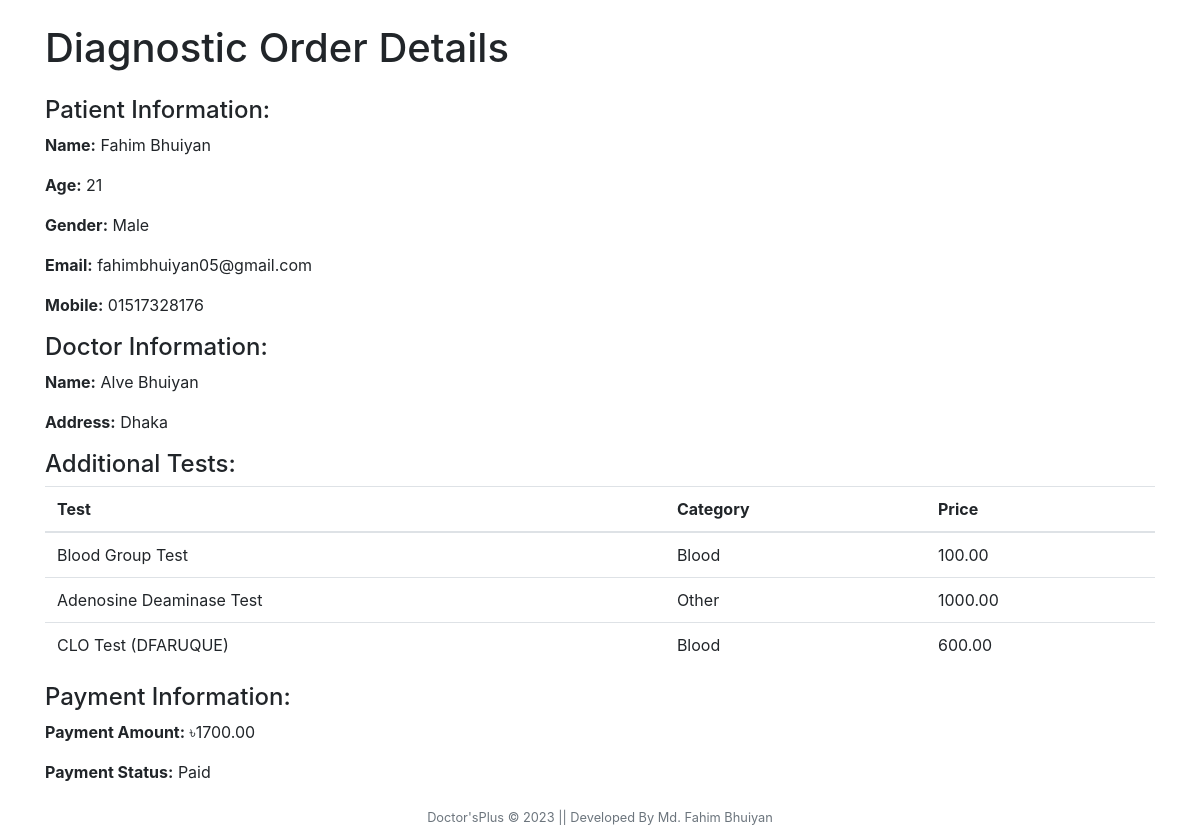
The app's page /patient/18/ with its own data.
### patient/models.py (models this page shows, shortened)
class DiagnosticOrder(models.Model):
    GENDER_CHOICES = (
        ('Male', 'Male'),
        ('Female', 'Female'),
        ('Other', 'Other'),
    )
    patient = models.ForeignKey(User, on_delete=models.CASCADE)
    patient_name = models.CharField(max_length=20, null=True)
    patient_age = models.IntegerField(null=True)
    patient_mobile = models.CharField(max_length=20, null=True)
    patient_email = models.EmailField(null=True)
    patient_gender = models.CharField(max_length=6, choices=GENDER_CHOICES, null=True)
    doctor = models.ForeignKey(Doctor, on_delete=models.CASCADE)
    Address = models.CharField(max_length=250)
    additional_tests = models.ManyToManyField(Diagnostic, related_name='additional_orders')
    payment_amount = models.DecimalField(max_digits=8, decimal_places=2)
    payment_status = models.BooleanField(default=True)

### doctor/models.py (models this page shows, shortened)
class Doctor(models.Model):
    user = models.OneToOneField(User, on_delete=models.CASCADE)
    bmdc = models.CharField(max_length=10, null=False, unique=True, default='')
    address = models.CharField(max_length=40, default='')
    mobile = models.CharField(
        max_length=20, null=False, unique=True, default='')
    date_of_birth = models.DateField(null=True, blank=True)
    specialist = models.CharField(max_length=40, default='')
    experience = models.CharField(max_length=2, default='')
    hospital = models.CharField(max_length=40, null=True, blank=True)
    consultation_fee = models.CharField(max_length=40, default='')
    bio = models.CharField(max_length=200, default='')
    gender_choices = (
        ('Male', 'Male'),
        ('Female', 'Female'),
        ('Other', 'Other'),
    )
    gender = models.CharField(
        max_length=6, choices=gender_choices, null=True, blank=True)
    def __str__(self):
        return self.user.first_name + " "+self.user.last_name

### adminView/models.py (models this page shows, shortened)
class Diagnostic(models.Model):
    CATEGORY_CHOICES = (
        ('Blood', 'Blood'),
        ('Urine', 'Urine'),
        ('Other', 'Other'),
    )
    test_name = models.CharField(max_length=50)
    price = models.DecimalField(max_digits=8, decimal_places=2)
    category = models.CharField(max_length=50, choices=CATEGORY_CHOICES)
    description = models.TextField(max_length=200)

### patient/views.py (the view)
# urls.py: path('<int:pk>/', DiagnosticOrderDetailView.as_view(), name='details'),
class DiagnosticOrderDetailView(DetailView):
    model = DiagnosticOrder
    template_name = 'diagnostics/order_Details.html'
    context_object_name = 'order'

### Templates/diagnostics/order_Details.html (shortened to what this page needs)
{% extends 'patient/base.html' %}
{% load static %}
{% block content %}
<div class="container">
  <h1 class="mt-4 mb-4">Diagnostic Order Details</h1>
  <h4>Patient Information:</h4>
  <p><strong>Name:</strong> {{ order.patient_name }}</p>
  <p><strong>Age:</strong> {{ order.patient_age }}</p>
  <p><strong>Gender:</strong> {{ order.get_patient_gender_display }}</p>
  <p><strong>Email:</strong> {{ order.patient_email }}</p>
  <p><strong>Mobile:</strong> {{ order.patient_mobile }}</p>
  <h4>Doctor Information:</h4>
  <p><strong>Name:</strong> {{ order.doctor }}</p>
  <p><strong>Address:</strong> {{ order.Address }}</p>
  <h4>Additional Tests:</h4>
  <table class="table">
    <thead>
      <tr>
        <th>Test</th>
        <th>Category</th>
        <th>Price</th>
      </tr>
    </thead>
    <tbody>
      {% for test in order.additional_tests.all %}
      <tr>
        <td>{{ test.test_name }}</td>
        <td>{{ test.category }}</td>
        <td>{{ test.price }}</td>
      </tr>
      {% endfor %}
    </tbody>
  </table>
  <h4>Payment Information:</h4>
  <p><strong>Payment Amount:</strong> ৳{{ order.payment_amount }}</p>
  <p><strong>Payment Status:</strong> {% if order.payment_status %}Paid{% else %}Pending{% endif %}</p>
</div>
{% include "Home/footer.html" %}
{% endblock %}

### records on screen
DiagnosticOrder: patient_name "Fahim Bhuiyan", patient_age "21", patient_gender "Male", patient_email "fahimbhuiyan05@gmail.com", patient_mobile "01517328176", doctor "Alve Bhuiyan", Address "Dhaka", payment_amount "1700.00"
Diagnostic: test_name "Blood Group Test", category "Blood", price "100.00"
Diagnostic: test_name "Adenosine Deaminase Test", category "Other", price "1000.00"
Diagnostic: test_name "CLO Test (DFARUQUE)", category "Blood", price "600.00"
